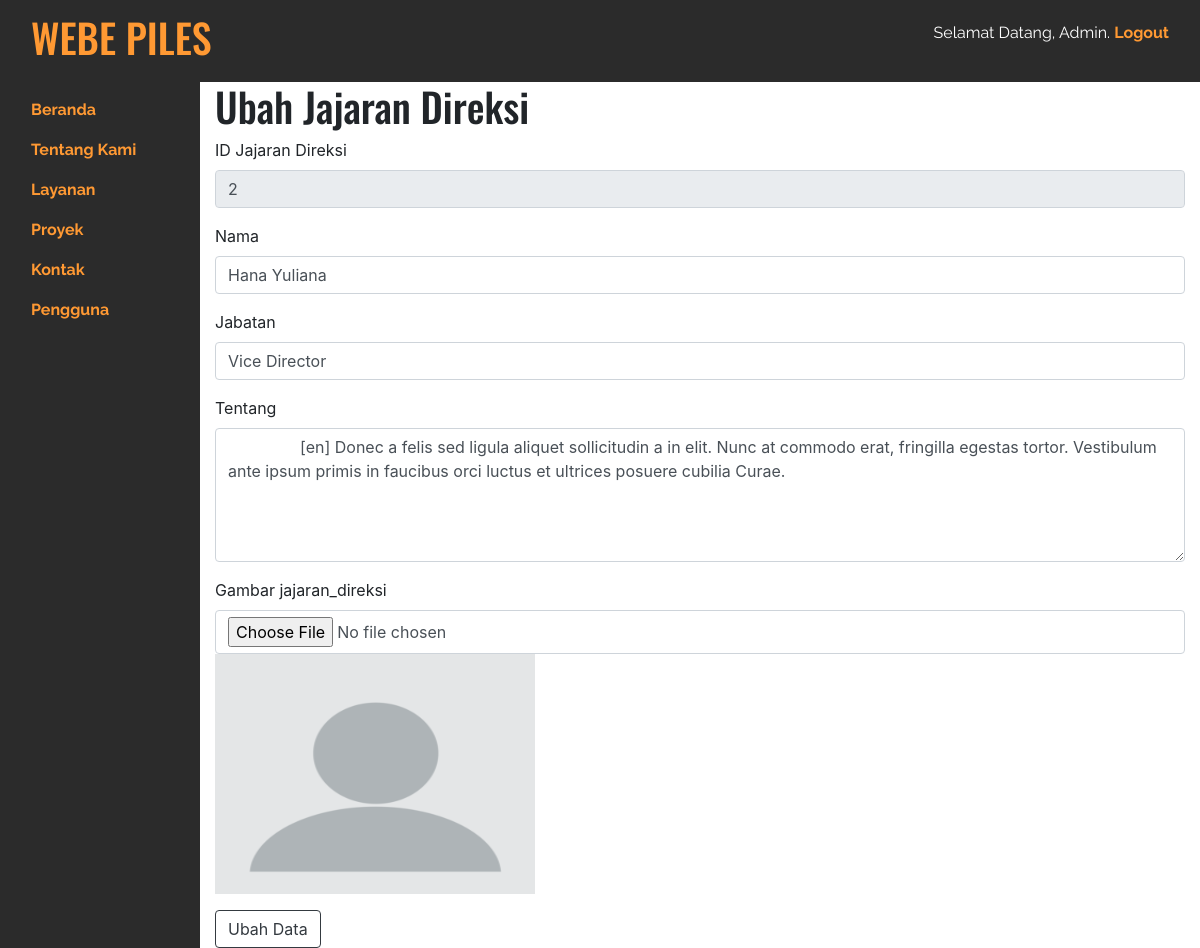
Page /admin/ubah/ubah-jajaran-direksi.php?id=2 on the earlier database version.
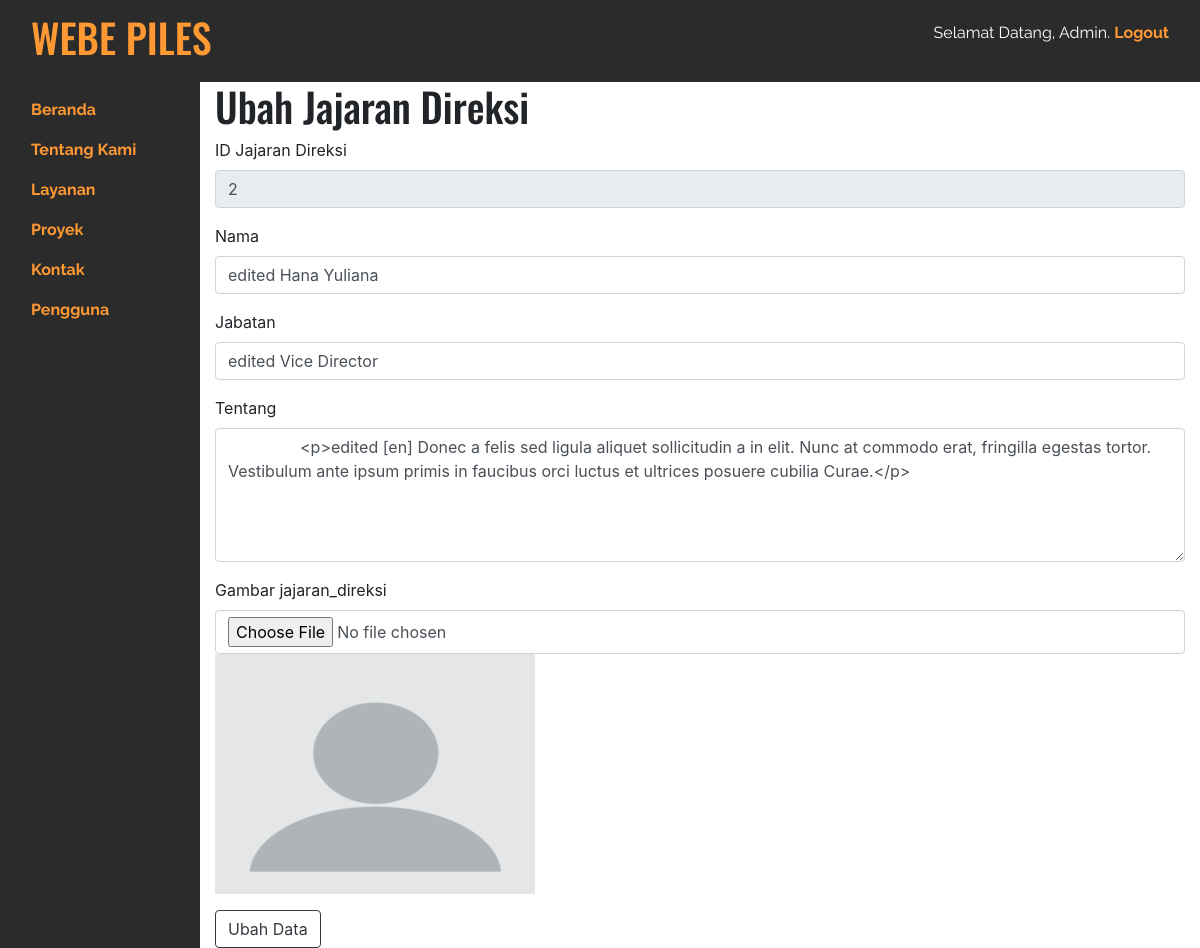
Same page on the later database version.
### tables this page shows
CREATE TABLE `jajaran_direksi` (
  `id_jajaran_direksi` int(11) NOT NULL,
  `nama_jajaran_direksi` varchar(30) NOT NULL,
  `jabatan_jajaran_direksi` varchar(30) NOT NULL,
  `tentang_jajaran_direksi` text NOT NULL,
  `gambar_jajaran_direksi` varchar(200) NOT NULL,
  `bahasa_jajaran_direksi` varchar(2) NOT NULL
);

### admin/ubah/ubah-jajaran-direksi.php (the view, shortened to what this page needs)
<!doctype html>
<html lang="id" class="h-100">
  <body class="h-100">
    <?php include 'navbar.php'; ?>
    <div class="container-fluid h-100">
      <div class="row h-100">
        <?php
          include '../fungsi/koneksi.php';
          $sql = "SELECT * FROM jajaran_direksi WHERE id_jajaran_direksi = $_GET[id]";
          $result = mysqli_query($koneksi, $sql);
        ?>
        <?php while ($row = mysqli_fetch_array($result, MYSQLI_ASSOC)) { ?>
        <div class="col-md-10">
          <h1>Ubah Jajaran Direksi</h1>
          <form action="../fungsi/update/update-jajaran-direksi.php" method="POST" enctype="multipart/form-data">
            <div class="form-group">
              <label for="id">ID Jajaran Direksi</label>
              <input type="text" class="form-control" name="id" id="id" value="<?php echo $row['id_jajaran_direksi']; ?>" readonly>
            </div>
            <div class="form-group">
              <label for="nama">Nama</label>
              <input type="text" class="form-control" name="nama" id="nama" value="<?php echo $row['nama_jajaran_direksi']; ?>">
            </div>
            <div class="form-group">
              <label for="jabatan">Jabatan</label>
              <input type="text" class="form-control" name="jabatan" id="jabatan" value="<?php echo $row['jabatan_jajaran_direksi']; ?>">
            </div>
            <div class="form-group">
              <label for="editor">Tentang</label>
              <textarea class="form-control" name="deskripsi" id="editor" rows="5">
                <?php echo $row['tentang_jajaran_direksi']; ?>
              </textarea>
            </div>
            <div class="form-group">
              <label for="gambar">Gambar jajaran_direksi</label>
              <input type="file" class="form-control" name="gambar" id="gambar">
              <img style="width: 320px; height: 240px;" src="../../<?php echo $row['gambar_jajaran_direksi']; ?>">
            </div>
            <button type="submit" class="btn btn-outline-dark">Ubah Data</button>
          </form>
        </div>
        <?php } ?>
      </div>
    </div>
  </body>
</html>

Differences in the rows shown:
changed jajaran_direksi id 2: nama "Hana Yuliana" → "edited Hana Yuliana"; jabatan "Vice Director" → "edited Vice Director"; deskripsi "[en] Donec a felis sed ligula aliquet sollicitudin a in elit. Nunc at commodo erat, fringilla egestas tortor. Vestibulum ante ipsum primis in faucibus orci luctus et ultrices posuere cubilia Curae." → "<p>edited [en] Donec a felis sed ligula aliquet sollicitudin a in elit. Nunc at commodo erat, fringilla egestas tortor. Vestibulum ante ipsum primis in faucibus orci luctus et ultrices posuere cubilia Curae.</p>"
